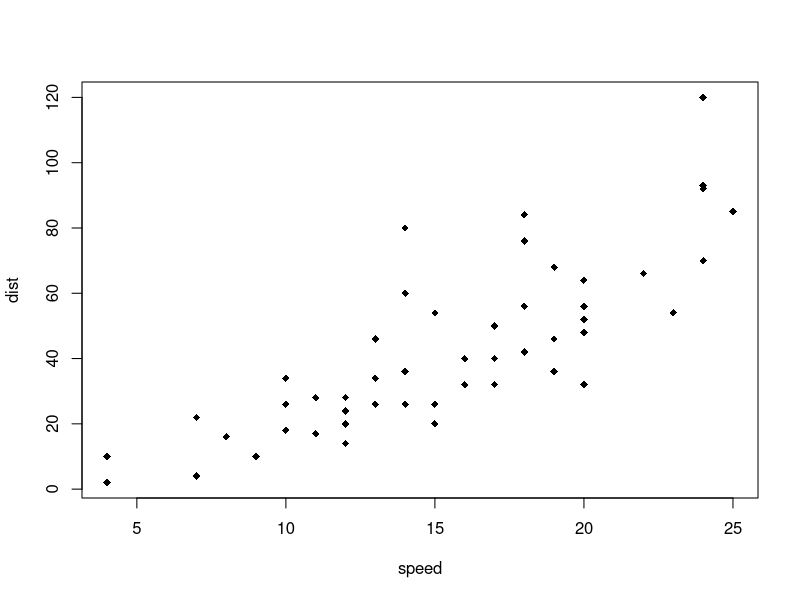
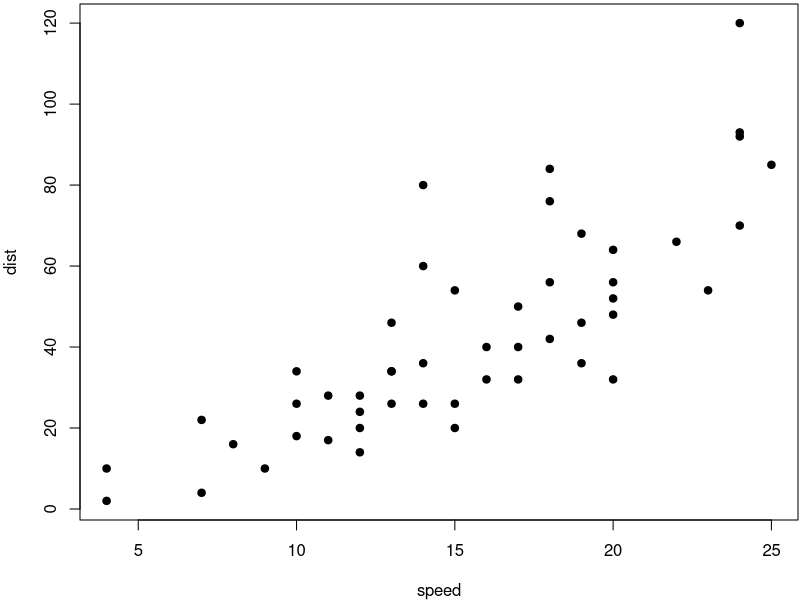
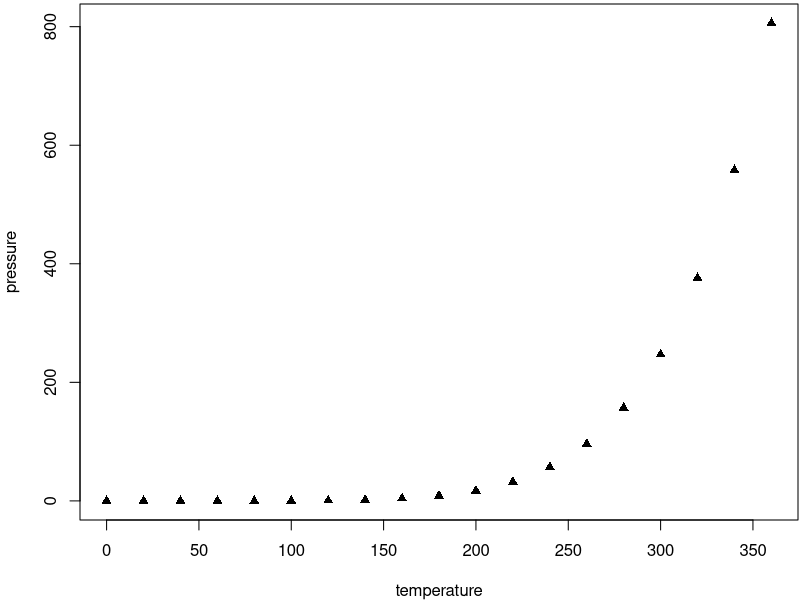

These charts were generated, in order, by the following R code: (Note: this script raises an error after producing the figures.)
## ---- chunk 1
plot(cars, pch = 18)
## ---- chunk 2
par(mar = c(4, 4, .2, .1))
plot(cars, pch = 19)
plot(pressure, pch = 17)
## ---- chunk 3
knitr::include_graphics('rmarkdown_logo.jpg')
